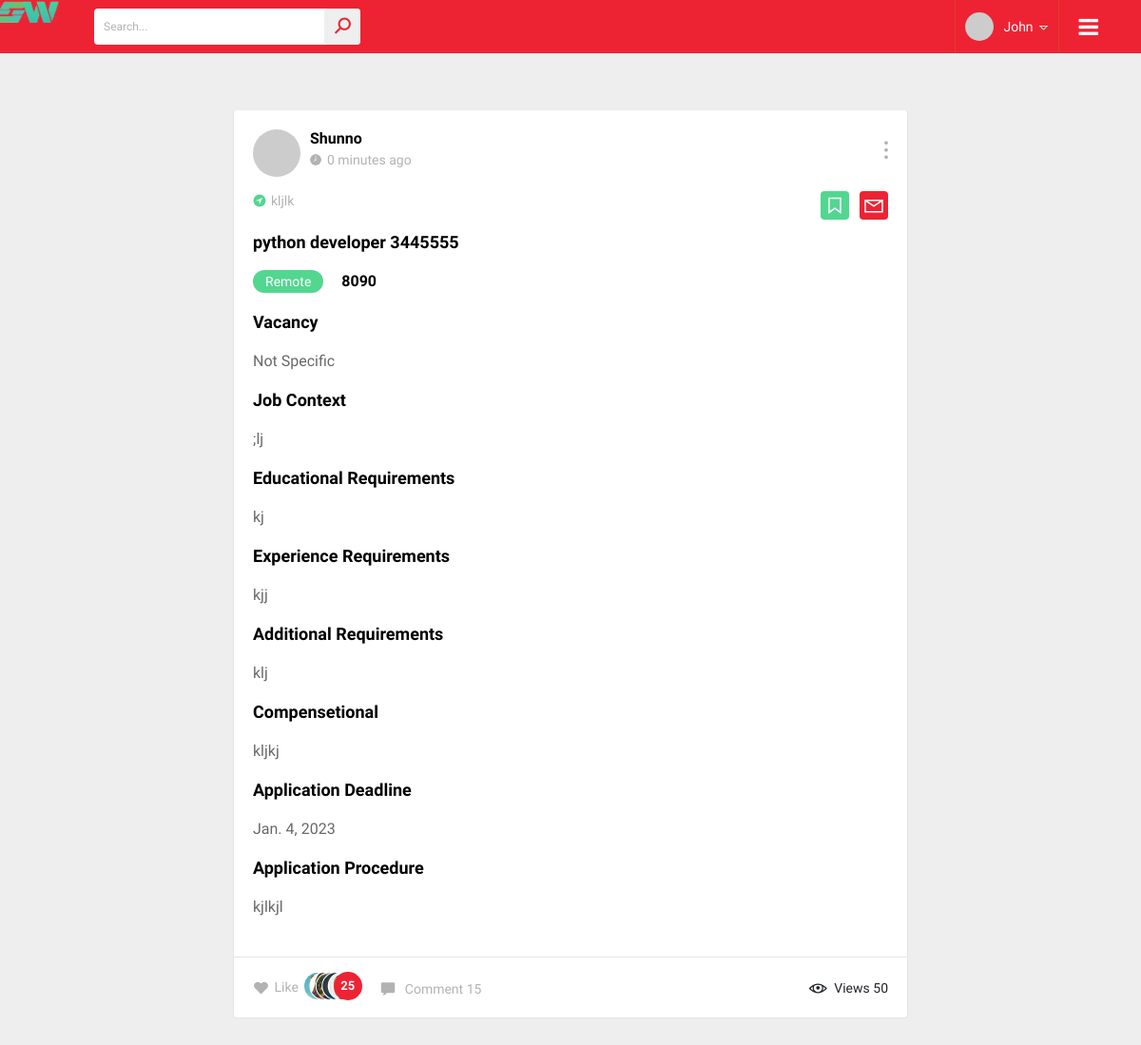
The app's page /job/python-developer-34444000-rmbw/, older data.
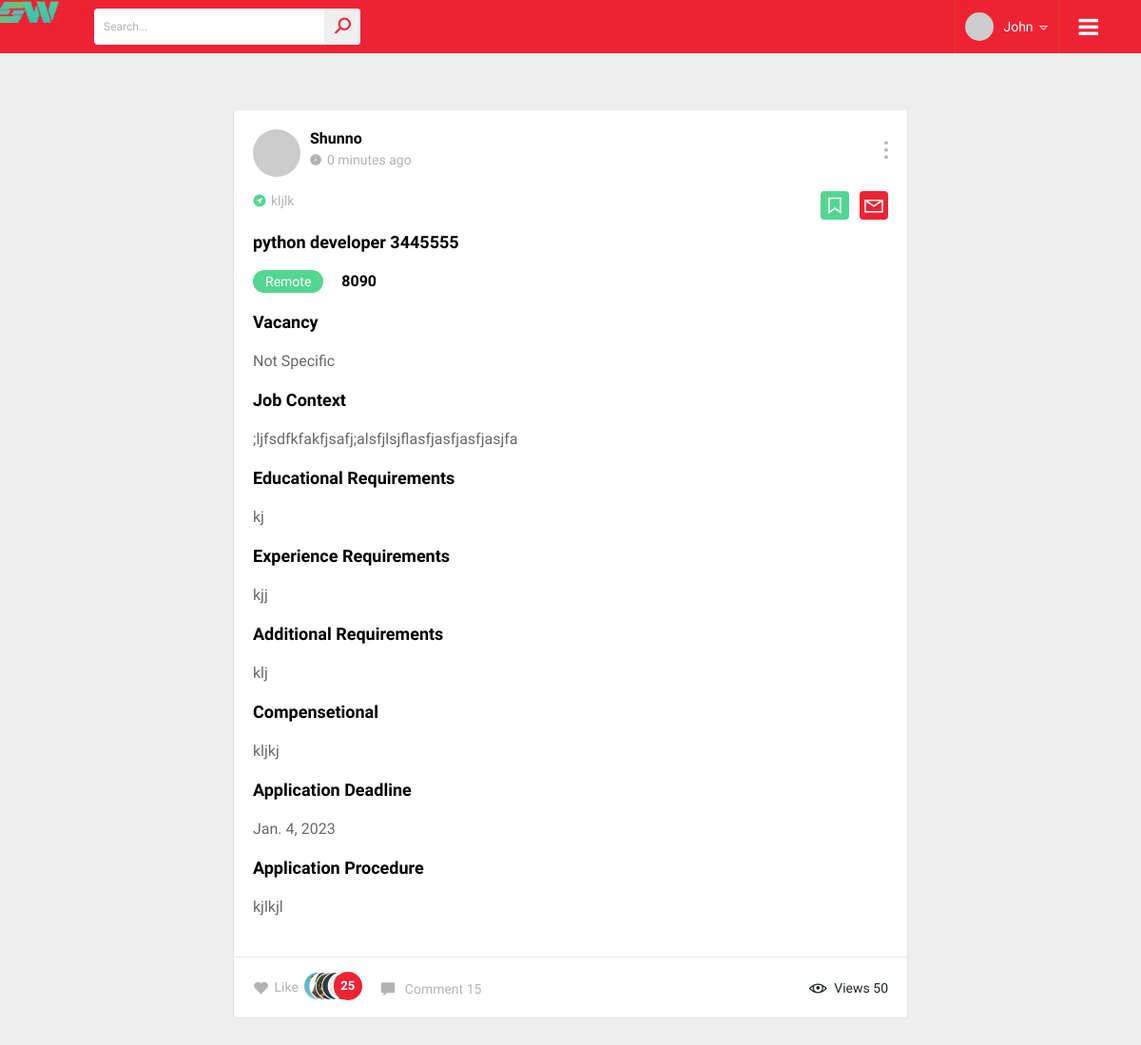
The same page, newer data.
### Job/models.py (models this page shows, shortened)
class Job(models.Model):
    company               = models.ForeignKey(Company, on_delete=models.CASCADE, null=True, blank=True)
    position              = models.CharField(max_length=120)
    vacancy               = models.IntegerField(null=True, blank=True)
    job_context 	      = models.TextField(null=True, blank=True)#richtextfield
    job_responsibility    = models.TextField(null=True, blank=True)#richtextfield
    employment_status     = models.CharField(max_length=1, choices=EMPLOYMENT_STATUS_CHOICES, null=True, blank=True)
    educational_req       = models.TextField(null=True, blank=True)#richtextfield
    experience_req        = models.TextField(null=True, blank=True)#richtextfield
    additional_req        = models.TextField(null=True, blank=True)#richtextfield
    job_location          = models.CharField(max_length=150, null=True, blank=True)
    salaray               = models.IntegerField(null=True, blank=True)
    compensation          = models.TextField(null=True, blank=True)
    application_deadline  = models.DateField(auto_now=False, auto_now_add=False, null=True, blank=True)
    application_procedure = models.TextField(null=True, blank=True)
    publish_on     	 	  = models.DateTimeField(auto_now=True, auto_now_add=False)
    draft                 = models.BooleanField(default=False)
    slug                  = models.SlugField(unique=True, null=True, blank=True)
    category              = models.ForeignKey(Category, on_delete=models.CASCADE, null=True, blank=True)
    count                 = models.IntegerField(default=0)
    objects = JobPostManager()
    class Meta:
        ordering = ["-publish_on"]

### Company/models.py (models this page shows)
class Company(models.Model):
    user                   = models.OneToOneField(User, on_delete=models.CASCADE)
    slug                   = models.SlugField(unique=True, null=True, blank=True)
    company_name           = models.CharField(max_length=120)
    company_title          = models.CharField(max_length=120, null=True, blank=True)
    company_profile_image  = models.ImageField(upload_to=upload_location, null=True, blank=True)
    company_info           = models.TextField(null=True, blank=True)
    company_email          = models.EmailField()
    company_country        = models.CharField(max_length=20)
    company_address        = models.ForeignKey(Address, on_delete=models.CASCADE, null=True, blank=True)
    company_web_link       = models.URLField(max_length=200, null=True, blank=True)
    company_ratting        = models.DecimalField(max_digits=2, decimal_places=2, null=True, blank=True)
    company_review         = models.CharField(max_length=150, null=True, blank=True)
    profile_created        = models.DateTimeField(auto_now=True, auto_now_add=False)
    is_company             = models.BooleanField(default=True)
    def __str__(self):
        return str(self.user)
    class Meta:
        ordering = ["-profile_created"]

### Job/views.py (the view)
# urls.py: path('job/<slug:slug>/', job_details, name='job_details'),
def job_details(request, slug=None):
	instance = get_object_or_404(Job, slug=slug)
	print(instance.company)
	instance.count=instance.count+1
	print(instance.count)
	instance.save()
	if instance.salaray == None:
		instance.salaray = "negotiable"
	if instance.employment_status =="f":
		instance.employment_status = "Full Time"
	elif instance.employment_status =="p":
		instance.employment_status = "Part Time"
	elif instance.employment_status =="r":
		instance.employment_status = "Remote"
	obj_id = instance.id
	context = {
		"instance": instance,
	}
	return render(request, "job/job_details.html", context)

### Job/models.py (called while the page is built)
def pre_save_job_receiver(sender, instance, *args, **kwargs):
    if not instance.slug:
        instance.slug = unique_slug_generator(instance)

    def get_queryset(self, *args, **kwargs):
        return JobPostQuerySet(self.model, using=self._db)

### templates/job/job_details.html (shortened to what this page needs)
{% extends "base.html" %}
{% load staticfiles %}
{% load markdown_deux_tags %}
{% block content %}
<main>
	<div class="main-section">
		<div class="container">
			<div class="main-section-data">
				<div class="row">
					<div class="col-lg-2">
					</div>
					<div class="col-lg-8">
						<div class="main-ws-sec">
							<div class="posts-section">
								<div class="post-bar">
									<div class="post_topbar">
										<div class="usy-dt">
											<img src="http://via.placeholder.com/50x50" alt="">
											<div class="usy-name">
												<h3>{{instance.company}}</h3>
												<span><img src="images/clock.png" alt="">{{instance.publish_on|timesince}} ago</span>
											</div>
										</div>
										<div class="ed-opts">
											<a href="#" title="" class="ed-opts-open"><i class="la la-ellipsis-v"></i></a>
										</div>
									</div>
									<div class="epi-sec">
										<ul class="descp">
											<li><img src="images/icon9.png" alt=""><span>{% if instance.job_location %}{{instance.job_location}}{% endif %}</span></li>
										</ul>
										<ul class="bk-links">
											<li><a href="#" title=""><i class="la la-bookmark"></i></a></li>
											<li><a href="#" title=""><i class="la la-envelope"></i></a></li>
										</ul>
									</div>
									<div class="job_descp">
										<h3>{{instance.position}}</h3>
										<ul class="job-dt">
											<li><a href="#" title="">{{instance.employment_status}}</a></li>
											<li><span>{{instance.salaray}}</span></li>
										</ul>
										{% if instance.vacancy %}{%else%}
										<h3>Vacancy</h3>
										<p>Not Specific</p>
										{% endif %}
										{% if instance.job_context %}
										<h3>Job Context</h3>
										<p>{{instance.job_context|markdown}}</p>
										{% endif %}
										{% if instance.educational_req %}
										<h3>Educational Requirements</h3>
										<p>{{instance.educational_req|markdown}}</p>
										{% endif %}
										{% if instance.experience_req %}
										<h3>Experience Requirements</h3>
										<p>{{instance.experience_req|markdown}}</p>
										{% endif %}
										{% if instance.additional_req %}
										<h3>Additional Requirements</h3>
										<p>{{instance.additional_req|markdown}}</p>
										{% endif %}
										{% if instance.compensation %}
										<h3>Compensetional</h3>
										<p>{{instance.compensation|markdown}}</p>
										{% endif %}
										{% if instance.application_deadline %}
										<h3>Application Deadline</h3>
										<p>{{instance.application_deadline}}</p>
										{% endif %}
										{% if instance.application_procedure %}
										<h3>Application Procedure</h3>
										<p>{{instance.application_procedure|markdown}}</p>
										{% endif %}
									</div>
									<div class="job-status-bar">
										<ul class="like-com">
											<li>
												<a href="#"><i class="la la-heart"></i> Like</a>
												<img src="images/liked-img.png" alt="">
												<span>25</span>
											</li>
											<li><a href="#" title="" class="com"><img src="images/com.png" alt=""> Comment 15</a></li>
										</ul>
										<a><i class="la la-eye"></i>Views 50</a>
									</div>
								</div>
							</div>
						</div>
					</div>
				</div>
			</div>
		</div>
	</div>
</main>
{% endblock content %}

Row changes from the older to the newer data that the page shows:
changed Job "python developer 3445555": job_context ";lj" → ";ljfsdfkfakfjsafj;alsfjlsjflasfjasfjasfjasjfa"
